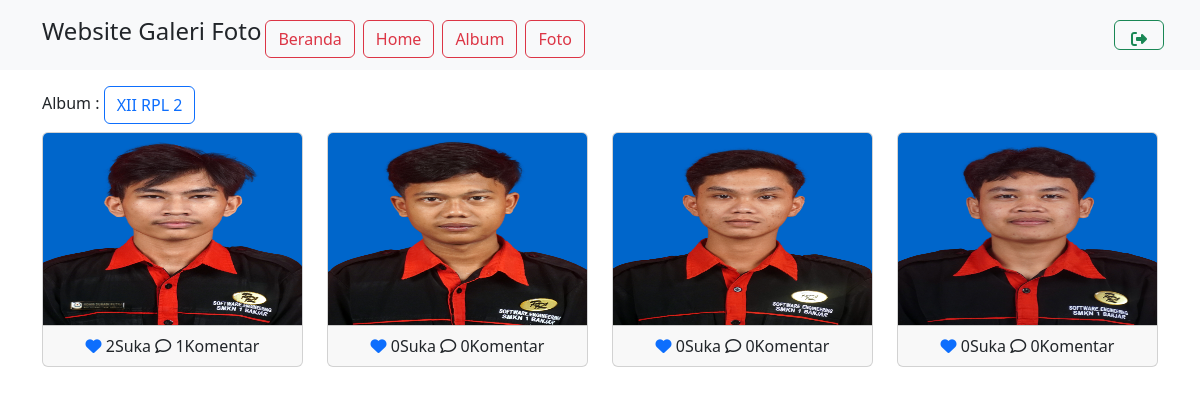
Page /user/home.php (signed in) on the committed database.
### tables this page shows
CREATE TABLE `album` (
  `albumid` int(11) NOT NULL,
  `namaalbum` varchar(255) NOT NULL,
  `deskripsi` text NOT NULL,
  `tanggaldibuat` date NOT NULL,
  `userid` int(11) NOT NULL
);

CREATE TABLE `foto` (
  `fotoid` int(11) NOT NULL,
  `judulfoto` varchar(255) NOT NULL,
  `deskripsifoto` text NOT NULL,
  `tanggalunggah` date NOT NULL,
  `lokasifile` varchar(255) NOT NULL,
  `albumid` int(11) NOT NULL,
  `userid` int(11) NOT NULL
);

### user/home.php (the view, shortened to what this page needs)
<?php
include '../config/koneksi.php';
$userid = $_SESSION['userid'];
?>
<!DOCTYPE html>
<html lang="en">
<head>
    <link rel="stylesheet" type="text/css" href="../assets/css/bootstrap.min.css">
    <link rel="stylesheet" href="https://cdnjs.cloudflare.com/ajax/libs/font-awesome/6.5.1/css/all.min.css"/>
</head>
<body>
    <nav class="navbar navbar-expand-lg bg-body-tertiary">
        <div class="container">
        <h4>Website Galeri Foto</h4>
            <div class="collapse navbar-collapse mt-2" id="navbarNavAltMark
    <div class=" navbar-nav me-auto">
    <a href="../user/index.php" class="btn btn-outline-danger m-1">Beranda</a>
                <a href="../user/home.php" class="btn btn-outline-danger m-1">Home</a>
                <a href="../user/album.php" class="btn btn-outline-danger m-1">Album</a>
                <a href="../user/foto.php" class="btn btn-outline-danger m-1">Foto</a>
            </div>
                <a href="../config/aksi_logout.php" class="btn btn-outline-success m-1" style="position:relative; left:10px; width: 50px; height: 30px;">
                    <i class="fas fa-sign-out-alt"></i>
                </a>
        </div>
    </nav>
    <div class="container mt-3">
       Album :
        <?php
        $album =mysqli_query($koneksi, "SELECT * FROM album WHERE userid='$userid'");
        while ($row = mysqli_fetch_array($album)) { ?>
        <a href="home.php?albumid=<?php echo $row ['albumid'] ?>" class="btn btn-outline-primary">
        <?php echo $row [ 'namaalbum'] ?></a>
        <?php } ?>
        <div class="row">
        <?php
        if (isset($_GET['albumid'])) {$albumid= $_GET['albumid'];
        $query = mysqli_query($koneksi, "SELECT * FROM foto WHERE userid='$userid' AND albumid=
        '$albumid'");
        while ($data = mysqli_fetch_array($query)){ ?>
        <div class="col-md-3 mt-2">
                    <div class="card">
                        <img style="height: 12rem;" src="../assets/img/<?php echo $data['lokasifile'] ?>" class="card-img-top" title="<?php echo $data['judulfoto'] ?>">
                        <div class="card-footer text-center">
                        <?php
                        $fotoid = $data['fotoid'];
                        $ceksuka = mysqli_query($koneksi, "SELECT * FROM likefoto WHERE fotoid='$fotoid' AND userid='$userid'");if (mysqli_num_rows($ceksuka) == 1) {
                            ?>
                        <a href="../config/proses_like.php?fotoid=<?php echo $data['fotoid'] ?>" type="submit" name="batalsuka"><i class="fa fa-heart"></i></a>
                        <?php }else{ ?>
                            <a href="../config/proses_like.php?fotoid=<?php echo $data['fotoid'] ?>" type="submit" name="suka"><i class="fa-solid  fa-heart"></i></a>
                            <?php }
                            $like = mysqli_query($koneksi, "SELECT * FROM likefoto WHERE fotoid='$fotoid'");
                            echo mysqli_num_rows($like). 'Suka';
                            ?>
                            <a type="button" data-bs-toggle="modal" data-bs-target="#komentar<?php echo $data['fotoid'] ?>
                            "><i class="fa-regular fa-comment">
                            </i> </a>
                            <?php
                            $jmlkomen = mysqli_query($koneksi, "SELECT* FROM komentarfoto
                            WHERE fotoid='$fotoid'");
                            echo mysqli_num_rows($jmlkomen). 'Komentar';
                            ?>
                        </div>
                    </div>
                </div>
        <?php } }else{
            $query = mysqli_query($koneksi, "SELECT * FROM foto WHERE userid='$userid'");
            if(mysqli_num_rows($query) > 0){
                while ($data = mysqli_fetch_array($query)) {
                ?>
                <div class="col-md-3 mt-2">
                    <div class="card">
                        <img style="height: 12rem;" src="../assets/img/<?php echo $data['lokasifile'] ?>" class="card-img-top" title="<?php echo $data['judulfoto'] ?>">
                        <div class="card-footer text-center">
                        <?php
                        $fotoid = $data['fotoid'];
                        $ceksuka = mysqli_query($koneksi, "SELECT * FROM likefoto WHERE fotoid='$fotoid' AND userid='$userid'");if (mysqli_num_rows($ceksuka) == 1) {
                            ?>
                        <a href="../config/proses_like.php?fotoid=<?php echo $data['fotoid'] ?>" type="submit" name="batalsuka"><i class="fa fa-heart"></i></a>
                        <?php }else{ ?>
                            <a href="../config/proses_like.php?fotoid=<?php echo $data['fotoid'] ?>" type="submit" name="suka"><i class="fa-solid  fa-heart"></i></a>
                            <?php }
                            $like = mysqli_query($koneksi, "SELECT * FROM likefoto WHERE fotoid='$fotoid'");
                            echo mysqli_num_rows($like). 'Suka';
                            ?>
                            <a type="button" data-bs-toggle="modal" data-bs-target="#komentar<?php echo $data['fotoid'] ?>
                            "><i class="fa-regular fa-comment">
                            </i> </a>
                            <?php
                            $jmlkomen = mysqli_query($koneksi, "SELECT* FROM komentarfoto
                            WHERE fotoid='$fotoid'");
                            echo mysqli_num_rows($jmlkomen). 'Komentar';
                            ?>
                        </div>
                    </div>
                </div>
                <?php } }
                else{
                  echo  "<h2>Data belum ada</h2>";
                }
            }
            ?>
            </div>
        </div>
</body>
</html>

### rows in the picture
album: namaalbum "XII RPL 2"
foto: lokasifile+judulfoto (picture), mysqli_num_rows($like) "2", mysqli_num_rows($jmlkomen) "1"
foto: lokasifile+judulfoto (picture), mysqli_num_rows($like) "0", mysqli_num_rows($jmlkomen) "0"
foto: lokasifile+judulfoto (picture), mysqli_num_rows($like) "0", mysqli_num_rows($jmlkomen) "0"
foto: lokasifile+judulfoto (picture), mysqli_num_rows($like) "0", mysqli_num_rows($jmlkomen) "0"
